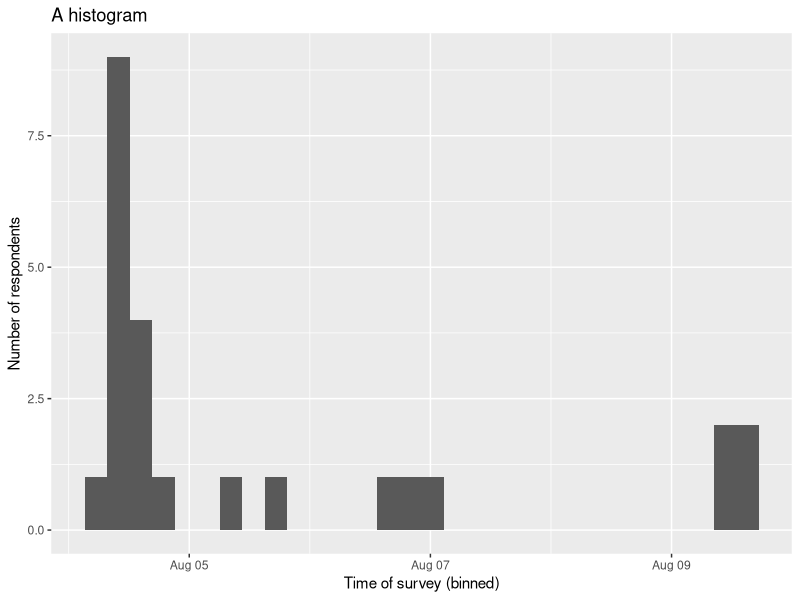
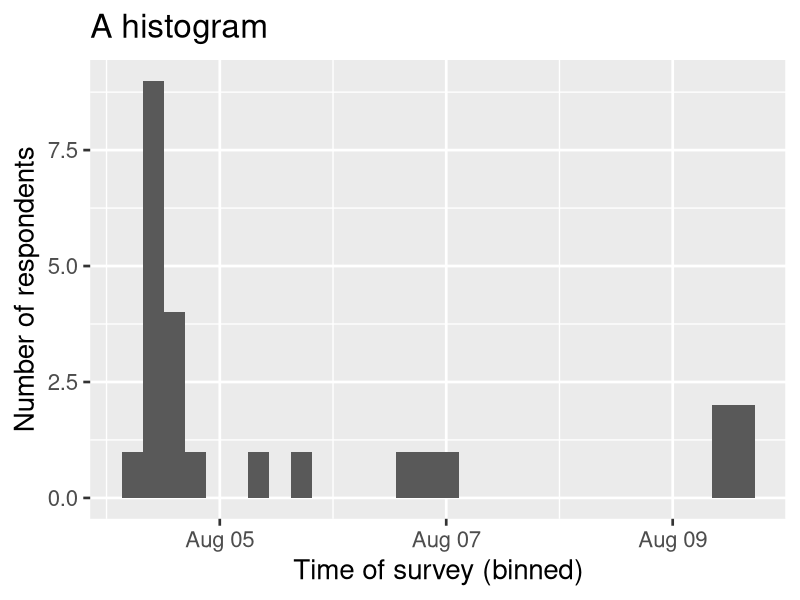
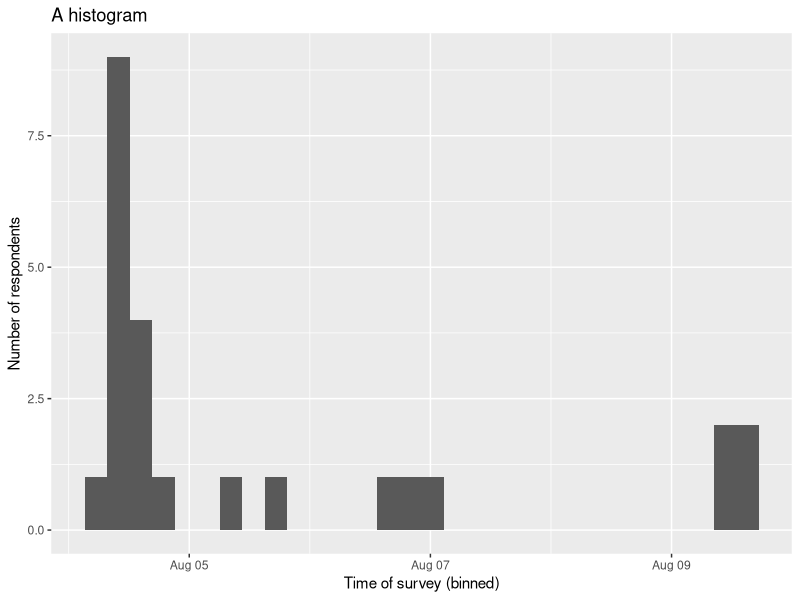
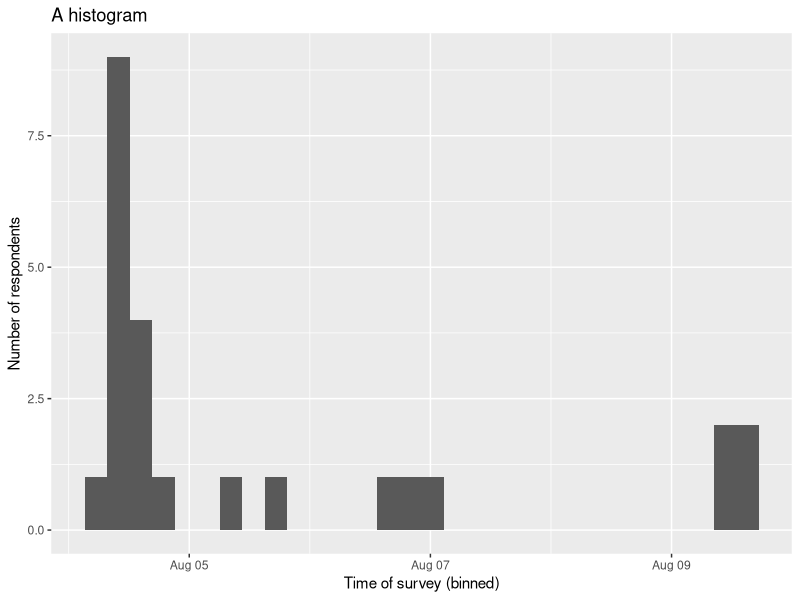
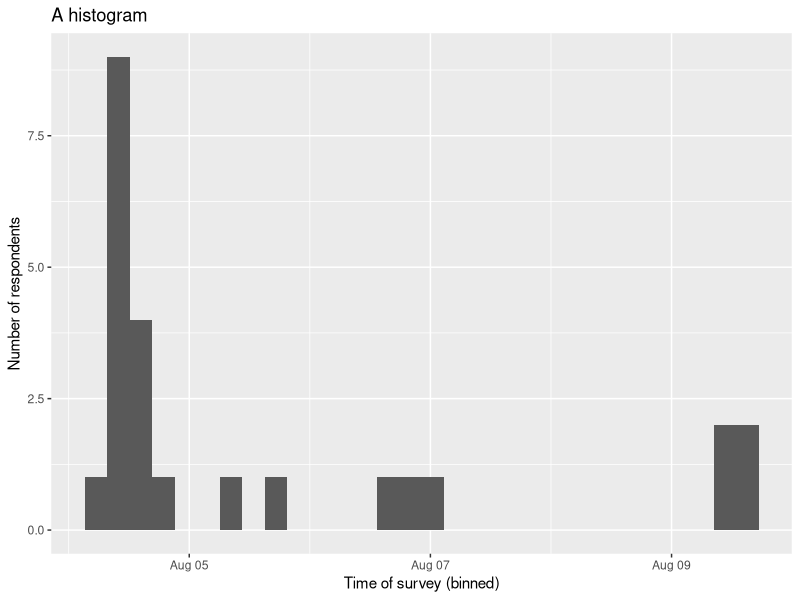
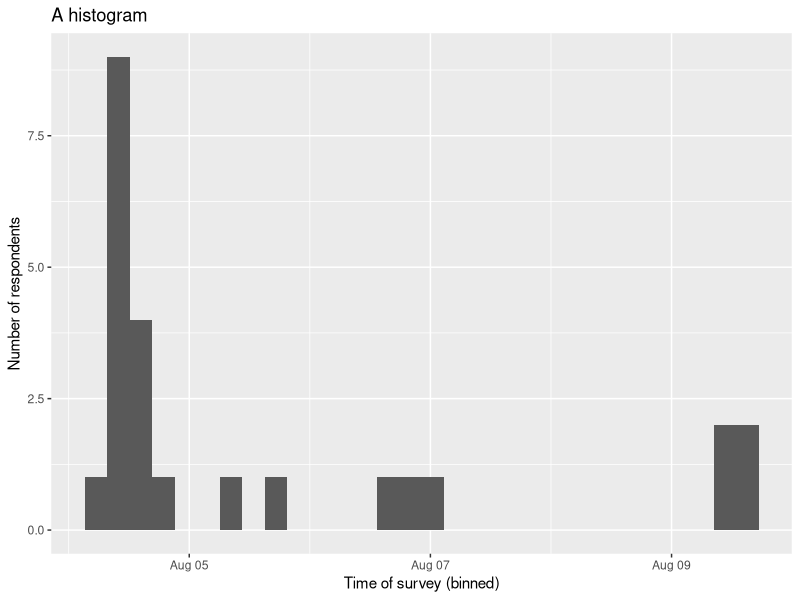
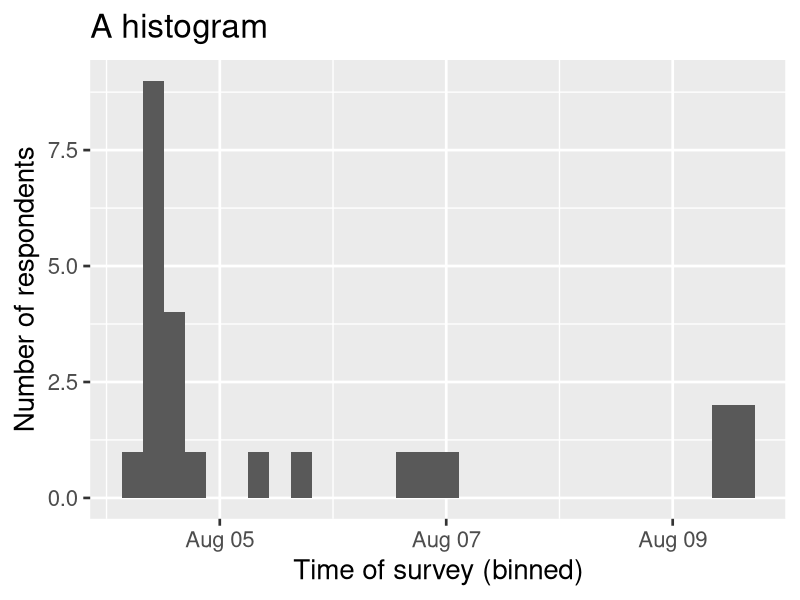

Write the R code that produced these figures, in order.
## ---- chunk 1

# Load required libraries

library(tidyverse)

## ---- chunk 2

survey <- read_csv("Survey for Visualization in R.csv", 
                   col_types = cols(Timestamp = col_datetime(format="%D %R")))

names(survey) <- c("Timestamp","Exp.R","Exp.RStudio","Exp.Tidyverse","Exp.ggplot2","Exp.RShiny","VisR","GraphicDesign","Both","R.Freq")

## ---- chunk 3

ggplot(survey) +
  geom_histogram(aes(Timestamp)) +
  labs(title="A histogram",
       x="Time of survey (binned)",
       y="Number of respondents")

# On my machine, this creates a file 2100 pixels wide and 2100 tall; YMMV
ggsave("Figs/simple_save.png")

# Weird aspect ration; try setting width and height
# This uses a default unit of inches and a default dpi of 300
ggsave("ratio_save.png", width=3, height=2)

# That's pretty small; let's make it big enough to fit across a letter page
ggsave("ratio_save2.png", width=6.5, height=4.25)

# What if we need a big version for a poster?
ggsave("big_save.png", width=12, height=9)

# But the text is now way too small!

# This will look very strange in RStudio, but be patient!
ggplot(survey) +
  geom_histogram(aes(Timestamp)) +
  labs(title="A histogram",
       x="Time of survey (binned)",
       y="Number of respondents") +
  theme_grey(base_size=20)

# This has a nice high resolution, and the text is a more reasonable size
ggsave("big_base.png", width=12, height=9)

